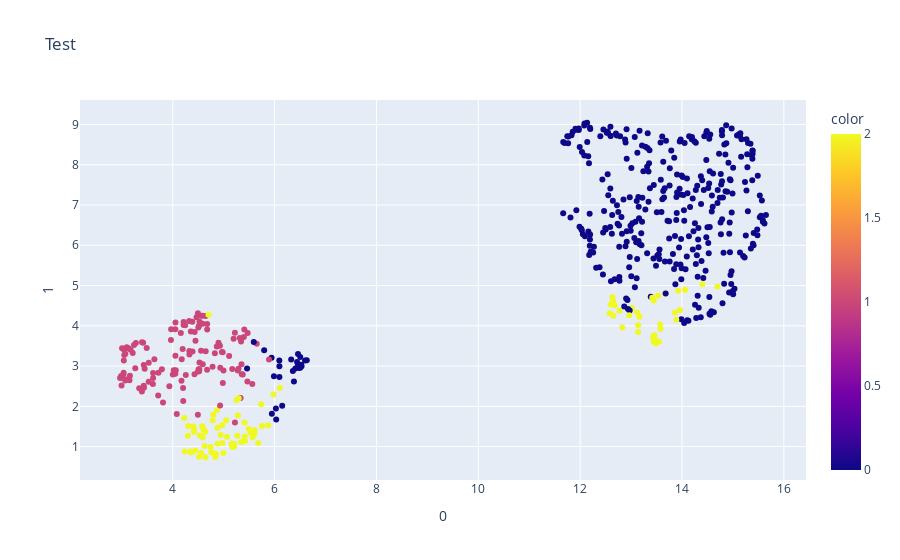

Notebook cell for this chart:
### Code cell
fig = px.scatter(umap_pca_fitted, x=0, y=1, color=labels, title='Test')
fig.show()

### Figure 1 — Plotly figure (JSON) as saved in the notebook; plotly's stock layout.template omitted (floating-point values rounded to 4 significant figures; data arrays with more than 128 entries replaced by an {"elided": "..."} marker saying what was removed)
{"data": [{"hovertemplate": "0=%{x}<br>1=%{y}<br>color=%{marker.color}<extra></extra>", "legendgroup": "", "marker": {"color": {"elided": "569 int values"}, "coloraxis": "coloraxis", "symbol": "circle"}, "mode": "markers", "name": "", "orientation": "v", "showlegend": false, "type": "scatter", "x": {"elided": "569 float values"}, "xaxis": "x", "y": {"elided": "569 float values"}, "yaxis": "y"}], "layout": {"coloraxis": {"colorbar": {"title": {"text": "color"}}, "colorscale": [[0, "#0d0887"], [0.1111, "#46039f"], [0.2222, "#7201a8"], [0.3333, "#9c179e"], [0.4444, "#bd3786"], [0.5556, "#d8576b"], [0.6667, "#ed7953"], [0.7778, "#fb9f3a"], [0.8889, "#fdca26"], [1, "#f0f921"]]}, "legend": {"tracegroupgap": 0}, "title": {"text": "Test"}, "xaxis": {"anchor": "y", "domain": [0, 1], "title": {"text": "0"}}, "yaxis": {"anchor": "x", "domain": [0, 1], "title": {"text": "1"}}}}
